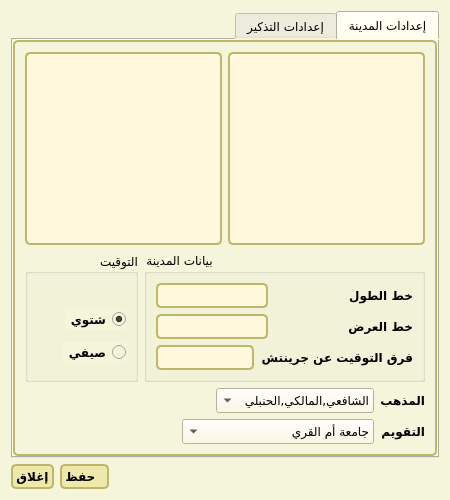
<?xml version="1.0" encoding="UTF-8"?>
<ui version="4.0">
 <class>SettingsDialog</class>
 <widget class="QDialog" name="SettingsDialog">
  <property name="geometry">
   <rect>
    <x>0</x>
    <y>0</y>
    <width>450</width>
    <height>500</height>
   </rect>
  </property>
  <property name="minimumSize">
   <size>
    <width>450</width>
    <height>500</height>
   </size>
  </property>
  <property name="maximumSize">
   <size>
    <width>450</width>
    <height>500</height>
   </size>
  </property>
  <property name="windowTitle">
   <string>Settings</string>
  </property>
  <property name="windowIcon">
   <iconset resource="../icons/images.qrc">
    <normaloff>:/images/configure.png</normaloff>:/images/configure.png</iconset>
  </property>
  <property name="layoutDirection">
   <enum>Qt::LeftToRight</enum>
  </property>
  <property name="styleSheet">
   <string notr="true">QWidget ,QDialog,QGroupBox {
   background-color: beige;
   font-family: KacstQurn ;
}

/* Nice Windows-XP-style password character. */
QLineEdit[echoMode=&quot;2&quot;] {
    lineedit-password-character: 9679;
}

/* We provide a min-width and min-height for push buttons
   so that they look elegant regardless of the width of the text. */
QPushButton,QToolButton {
    background-color: palegoldenrod;
    border-width: 2px;
    border-color: darkkhaki;
    border-style: solid;
    border-radius: 5;
    padding: 3px;
    min-width: 9ex;
    min-height: 2.5ex;
}

QPushButton:hover {
   background-color: khaki;
}

/* Increase the padding, so the text is shifted when the button is
   pressed. */
QPushButton:pressed {
    padding-left: 5px;
    padding-top: 5px;
    background-color: #d0d67c;
}

QLabel, QAbstractButton {
    font: bold;
}

/* Mark mandatory fields with a brownish color. */
.mandatory {
    color: brown;
}

/* Bold text on status bar looks awful. */
QStatusBar QLabel {
   font: normal;
}

QStatusBar::item {
    border-width: 1;
    border-color: darkkhaki;
    border-style: solid;
    border-radius: 2;
}

QComboBox, QLineEdit, QSpinBox, QTextEdit, QListView,QProgressBar {
    background-color: cornsilk;
    selection-color: #0a214c; 
    selection-background-color: #C19A6B;
}

QListView {
    show-decoration-selected: 1;
}

QListView::item:hover {
    background-color: wheat;
}

/* We reserve 1 pixel space in padding. When we get the focus,
   we kill the padding and enlarge the border. This makes the items
   glow. */
QLineEdit, QFrame {
    border-width: 2px;
    padding: 1px;
    border-style: solid;
    border-color: darkkhaki;
    border-radius: 5px;
}

/* As mentioned above, eliminate the padding and increase the border. */
QLineEdit:focus, QFrame:focus {
    border-width: 3px;
    padding: 0px;
}

/* A QLabel is a QFrame ... */
QLabel {
    border: none;
    padding: 0;
    background: none;
}

/* A QToolTip is a QLabel ... */
QToolTip {
    border: 2px solid darkkhaki;
    padding: 5px;
    border-radius: 3px;
    opacity: 200;
}

/* Nice to have the background color change when hovered. */
QRadioButton:hover, QCheckBox:hover {
    background-color: wheat;
}

/* Force the dialog's buttons to follow the Windows guidelines. */
QDialogButtonBox {
    button-layout: 0;
}

 
</string>
  </property>
  <property name="modal">
   <bool>false</bool>
  </property>
  <layout class="QVBoxLayout" name="verticalLayout_5">
   <item>
    <layout class="QHBoxLayout" name="horizontalLayout_11">
     <item>
      <widget class="QTabWidget" name="tabWidget">
       <property name="enabled">
        <bool>true</bool>
       </property>
       <property name="focusPolicy">
        <enum>Qt::TabFocus</enum>
       </property>
       <property name="layoutDirection">
        <enum>Qt::RightToLeft</enum>
       </property>
       <property name="tabPosition">
        <enum>QTabWidget::North</enum>
       </property>
       <property name="tabShape">
        <enum>QTabWidget::Rounded</enum>
       </property>
       <property name="currentIndex">
        <number>0</number>
       </property>
       <property name="iconSize">
        <size>
         <width>32</width>
         <height>32</height>
        </size>
       </property>
       <property name="elideMode">
        <enum>Qt::ElideRight</enum>
       </property>
       <property name="documentMode">
        <bool>false</bool>
       </property>
       <property name="tabsClosable">
        <bool>false</bool>
       </property>
       <property name="movable">
        <bool>false</bool>
       </property>
       <widget class="QWidget" name="tabWidgetPage1">
        <property name="layoutDirection">
         <enum>Qt::LeftToRight</enum>
        </property>
        <attribute name="icon">
         <iconset>
          <normaloff>icons/kubbetussahra_128x128x32.png</normaloff>icons/kubbetussahra_128x128x32.png</iconset>
        </attribute>
        <attribute name="title">
         <string>إعدادات المدينة</string>
        </attribute>
        <layout class="QVBoxLayout" name="verticalLayout">
         <item>
          <layout class="QHBoxLayout" name="horizontalLayout_10">
           <item>
            <widget class="QListWidget" name="listCountries"/>
           </item>
           <item>
            <widget class="QListWidget" name="listCities"/>
           </item>
          </layout>
         </item>
         <item>
          <layout class="QHBoxLayout" name="horizontalLayout_7">
           <item>
            <widget class="QGroupBox" name="groupBox_2">
             <property name="layoutDirection">
              <enum>Qt::RightToLeft</enum>
             </property>
             <property name="title">
              <string>التوقيت</string>
             </property>
             <layout class="QVBoxLayout" name="verticalLayout_3">
              <item>
               <spacer name="horizontalSpacer_8">
                <property name="orientation">
                 <enum>Qt::Horizontal</enum>
                </property>
                <property name="sizeHint" stdset="0">
                 <size>
                  <width>40</width>
                  <height>20</height>
                 </size>
                </property>
               </spacer>
              </item>
              <item>
               <layout class="QHBoxLayout" name="horizontalLayout_5">
                <item>
                 <widget class="QRadioButton" name="rbWinter">
                  <property name="text">
                   <string>شتوي</string>
                  </property>
                  <property name="checked">
                   <bool>true</bool>
                  </property>
                 </widget>
                </item>
                <item>
                 <spacer name="horizontalSpacer_3">
                  <property name="orientation">
                   <enum>Qt::Horizontal</enum>
                  </property>
                  <property name="sizeHint" stdset="0">
                   <size>
                    <width>40</width>
                    <height>20</height>
                   </size>
                  </property>
                 </spacer>
                </item>
               </layout>
              </item>
              <item>
               <layout class="QHBoxLayout" name="horizontalLayout_6">
                <item>
                 <widget class="QRadioButton" name="rbSummer">
                  <property name="text">
                   <string>صيفي</string>
                  </property>
                 </widget>
                </item>
                <item>
                 <spacer name="horizontalSpacer_4">
                  <property name="orientation">
                   <enum>Qt::Horizontal</enum>
                  </property>
                  <property name="sizeHint" stdset="0">
                   <size>
                    <width>40</width>
                    <height>20</height>
                   </size>
                  </property>
                 </spacer>
                </item>
               </layout>
              </item>
             </layout>
            </widget>
           </item>
           <item>
            <widget class="QGroupBox" name="groupBox">
             <property name="layoutDirection">
              <enum>Qt::LeftToRight</enum>
             </property>
             <property name="title">
              <string>بيانات المدينة</string>
             </property>
             <layout class="QVBoxLayout" name="verticalLayout_2">
              <item>
               <layout class="QHBoxLayout" name="horizontalLayout_3">
                <item>
                 <widget class="QLineEdit" name="txtLongitude"/>
                </item>
                <item>
                 <spacer name="horizontalSpacer">
                  <property name="orientation">
                   <enum>Qt::Horizontal</enum>
                  </property>
                  <property name="sizeHint" stdset="0">
                   <size>
                    <width>40</width>
                    <height>20</height>
                   </size>
                  </property>
                 </spacer>
                </item>
                <item>
                 <widget class="QLabel" name="label">
                  <property name="text">
                   <string>خط الطول</string>
                  </property>
                 </widget>
                </item>
               </layout>
              </item>
              <item>
               <layout class="QHBoxLayout" name="horizontalLayout">
                <item>
                 <widget class="QLineEdit" name="txtLatitude"/>
                </item>
                <item>
                 <spacer name="horizontalSpacer_2">
                  <property name="orientation">
                   <enum>Qt::Horizontal</enum>
                  </property>
                  <property name="sizeHint" stdset="0">
                   <size>
                    <width>40</width>
                    <height>20</height>
                   </size>
                  </property>
                 </spacer>
                </item>
                <item>
                 <widget class="QLabel" name="label_2">
                  <property name="text">
                   <string>خط العرض</string>
                  </property>
                 </widget>
                </item>
               </layout>
              </item>
              <item>
               <layout class="QHBoxLayout" name="horizontalLayout_4">
                <item>
                 <widget class="QLineEdit" name="txtTimeZone"/>
                </item>
                <item>
                 <widget class="QLabel" name="label_3">
                  <property name="text">
                   <string>فرق التوقيت عن جرينتش</string>
                  </property>
                 </widget>
                </item>
               </layout>
              </item>
             </layout>
            </widget>
           </item>
          </layout>
         </item>
         <item>
          <layout class="QHBoxLayout" name="horizontalLayout_8">
           <item>
            <spacer name="horizontalSpacer_5">
             <property name="orientation">
              <enum>Qt::Horizontal</enum>
             </property>
             <property name="sizeHint" stdset="0">
              <size>
               <width>40</width>
               <height>20</height>
              </size>
             </property>
            </spacer>
           </item>
           <item>
            <widget class="QComboBox" name="cboxMazhab">
             <property name="layoutDirection">
              <enum>Qt::RightToLeft</enum>
             </property>
             <item>
              <property name="text">
               <string>الشافعي,المالكي,الحنبلي</string>
              </property>
             </item>
             <item>
              <property name="text">
               <string>الحنفي</string>
              </property>
             </item>
            </widget>
           </item>
           <item>
            <widget class="QLabel" name="label_4">
             <property name="layoutDirection">
              <enum>Qt::RightToLeft</enum>
             </property>
             <property name="text">
              <string>المذهب</string>
             </property>
            </widget>
           </item>
          </layout>
         </item>
         <item>
          <layout class="QHBoxLayout" name="horizontalLayout_9">
           <item>
            <spacer name="horizontalSpacer_6">
             <property name="orientation">
              <enum>Qt::Horizontal</enum>
             </property>
             <property name="sizeHint" stdset="0">
              <size>
               <width>40</width>
               <height>20</height>
              </size>
             </property>
            </spacer>
           </item>
           <item>
            <widget class="QComboBox" name="cboxCalendar">
             <property name="layoutDirection">
              <enum>Qt::RightToLeft</enum>
             </property>
             <item>
              <property name="text">
               <string>جامعة أم القري</string>
              </property>
             </item>
             <item>
              <property name="text">
               <string>الهيئة  المصرية للمساحة</string>
              </property>
             </item>
             <item>
              <property name="text">
               <string>جامعة العلوم الأسلامية بكراتشي</string>
              </property>
             </item>
             <item>
              <property name="text">
               <string>الأتحاد الأسلامي بأمريكا الشمالية</string>
              </property>
             </item>
             <item>
              <property name="text">
               <string>رابطة العالم الأسلامي</string>
              </property>
             </item>
            </widget>
           </item>
           <item>
            <widget class="QLabel" name="label_5">
             <property name="layoutDirection">
              <enum>Qt::RightToLeft</enum>
             </property>
             <property name="text">
              <string>التقويم</string>
             </property>
            </widget>
           </item>
          </layout>
         </item>
        </layout>
       </widget>
       <widget class="QWidget" name="tabWidgetPage2">
        <property name="layoutDirection">
         <enum>Qt::LeftToRight</enum>
        </property>
        <attribute name="icon">
         <iconset>
          <normaloff>icons/preferences-desktop-sound.png</normaloff>icons/preferences-desktop-sound.png</iconset>
        </attribute>
        <attribute name="title">
         <string>إعدادات التذكير</string>
        </attribute>
        <layout class="QVBoxLayout" name="verticalLayout_4">
         <item>
          <layout class="QHBoxLayout" name="horizontalLayout_13">
           <item>
            <spacer name="horizontalSpacer_9">
             <property name="orientation">
              <enum>Qt::Horizontal</enum>
             </property>
             <property name="sizeHint" stdset="0">
              <size>
               <width>40</width>
               <height>20</height>
              </size>
             </property>
            </spacer>
           </item>
           <item>
            <widget class="QLabel" name="label_7">
             <property name="text">
              <string>صوت الأذان</string>
             </property>
            </widget>
           </item>
          </layout>
         </item>
         <item>
          <layout class="QHBoxLayout" name="horizontalLayout_12">
           <item>
            <widget class="QToolButton" name="btnStop">
             <property name="minimumSize">
              <size>
               <width>91</width>
               <height>33</height>
              </size>
             </property>
             <property name="text">
              <string/>
             </property>
             <property name="icon">
              <iconset>
               <normaloff>../icons/media-playback-pause.png</normaloff>../icons/media-playback-pause.png</iconset>
             </property>
             <property name="iconSize">
              <size>
               <width>32</width>
               <height>32</height>
              </size>
             </property>
            </widget>
           </item>
           <item>
            <widget class="QToolButton" name="btnPlay">
             <property name="minimumSize">
              <size>
               <width>91</width>
               <height>33</height>
              </size>
             </property>
             <property name="text">
              <string/>
             </property>
             <property name="icon">
              <iconset>
               <normaloff>../icons/media-playback-start.png</normaloff>../icons/media-playback-start.png</iconset>
             </property>
             <property name="iconSize">
              <size>
               <width>32</width>
               <height>32</height>
              </size>
             </property>
            </widget>
           </item>
           <item>
            <widget class="QComboBox" name="cboxAzanSound">
             <property name="layoutDirection">
              <enum>Qt::RightToLeft</enum>
             </property>
             <item>
              <property name="text">
               <string>مصر- ناصر القطامي</string>
              </property>
             </item>
             <item>
              <property name="text">
               <string>المسجد الحرام</string>
              </property>
             </item>
             <item>
              <property name="text">
               <string>المسجد النبوي</string>
              </property>
             </item>
             <item>
              <property name="text">
               <string>مصر - عبدالباسط عبد الصمد</string>
              </property>
             </item>
            </widget>
           </item>
          </layout>
         </item>
         <item>
          <widget class="Line" name="line">
           <property name="orientation">
            <enum>Qt::Horizontal</enum>
           </property>
          </widget>
         </item>
         <item>
          <layout class="QHBoxLayout" name="horizontalLayout_14">
           <item>
            <widget class="QLabel" name="label_8">
             <property name="layoutDirection">
              <enum>Qt::RightToLeft</enum>
             </property>
             <property name="text">
              <string>دقيقة</string>
             </property>
            </widget>
           </item>
           <item>
            <widget class="QSpinBox" name="spinShowZekrTimer"/>
           </item>
           <item>
            <widget class="QLabel" name="label_6">
             <property name="layoutDirection">
              <enum>Qt::RightToLeft</enum>
             </property>
             <property name="text">
              <string>إظهار الأذكار كل </string>
             </property>
            </widget>
           </item>
          </layout>
         </item>
         <item>
          <layout class="QHBoxLayout" name="horizontalLayout_15">
           <item>
            <widget class="QLabel" name="label_9">
             <property name="layoutDirection">
              <enum>Qt::RightToLeft</enum>
             </property>
             <property name="text">
              <string>ثانية</string>
             </property>
            </widget>
           </item>
           <item>
            <widget class="QSpinBox" name="spinHideZekrTimer"/>
           </item>
           <item>
            <widget class="QLabel" name="label_10">
             <property name="layoutDirection">
              <enum>Qt::RightToLeft</enum>
             </property>
             <property name="text">
              <string>أغلاق  الأذكار بعد </string>
             </property>
            </widget>
           </item>
          </layout>
         </item>
         <item>
          <widget class="QGroupBox" name="groupBox_3">
           <property name="title">
            <string>مكان ظهور الأذكار</string>
           </property>
           <layout class="QGridLayout" name="gridLayout">
            <item row="2" column="0">
             <widget class="QRadioButton" name="rbBottomLeft">
              <property name="text">
               <string/>
              </property>
             </widget>
            </item>
            <item row="0" column="0">
             <widget class="QRadioButton" name="rbTopLeft">
              <property name="text">
               <string/>
              </property>
             </widget>
            </item>
            <item row="0" column="2">
             <widget class="QRadioButton" name="rbTopRight">
              <property name="text">
               <string/>
              </property>
             </widget>
            </item>
            <item row="2" column="2">
             <widget class="QRadioButton" name="rbBottomRight">
              <property name="text">
               <string/>
              </property>
              <property name="checked">
               <bool>true</bool>
              </property>
             </widget>
            </item>
            <item row="1" column="0">
             <spacer name="verticalSpacer">
              <property name="orientation">
               <enum>Qt::Vertical</enum>
              </property>
              <property name="sizeHint" stdset="0">
               <size>
                <width>20</width>
                <height>40</height>
               </size>
              </property>
             </spacer>
            </item>
            <item row="0" column="1">
             <spacer name="horizontalSpacer_10">
              <property name="orientation">
               <enum>Qt::Horizontal</enum>
              </property>
              <property name="sizeHint" stdset="0">
               <size>
                <width>40</width>
                <height>20</height>
               </size>
              </property>
             </spacer>
            </item>
           </layout>
          </widget>
         </item>
         <item>
          <spacer name="verticalSpacer_2">
           <property name="orientation">
            <enum>Qt::Vertical</enum>
           </property>
           <property name="sizeHint" stdset="0">
            <size>
             <width>20</width>
             <height>40</height>
            </size>
           </property>
          </spacer>
         </item>
        </layout>
       </widget>
      </widget>
     </item>
    </layout>
   </item>
   <item>
    <layout class="QHBoxLayout" name="horizontalLayout_2">
     <item>
      <widget class="QPushButton" name="pushButton">
       <property name="text">
        <string>إغلاق</string>
       </property>
      </widget>
     </item>
     <item>
      <widget class="QPushButton" name="btnSaveSettings">
       <property name="text">
        <string>حفظ  </string>
       </property>
      </widget>
     </item>
     <item>
      <spacer name="horizontalSpacer_7">
       <property name="orientation">
        <enum>Qt::Horizontal</enum>
       </property>
       <property name="sizeHint" stdset="0">
        <size>
         <width>40</width>
         <height>20</height>
        </size>
       </property>
      </spacer>
     </item>
    </layout>
   </item>
  </layout>
 </widget>
 <resources>
  <include location="../icons/images.qrc"/>
 </resources>
 <connections>
  <connection>
   <sender>pushButton</sender>
   <signal>clicked()</signal>
   <receiver>SettingsDialog</receiver>
   <slot>close()</slot>
   <hints>
    <hint type="sourcelabel">
     <x>57</x>
     <y>491</y>
    </hint>
    <hint type="destinationlabel">
     <x>515</x>
     <y>0</y>
    </hint>
   </hints>
  </connection>
 </connections>
</ui>
